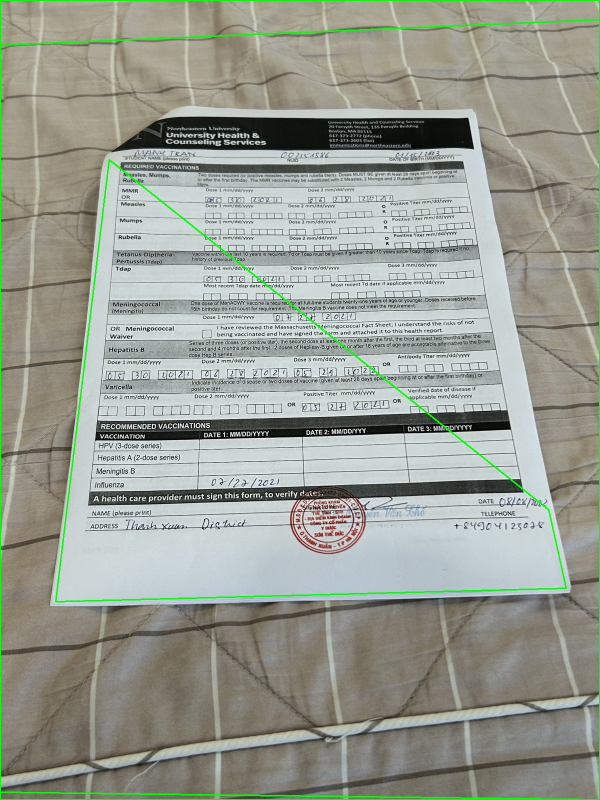
#> input picture debug_all_candidates.jpg, 1200 x 1600 px (shown at 1/2 size)
$ python -i contour.py   (imports and definitions only)
#> lines starting #> are read from the running program, lines starting #| are printed output that depends on the picture; after the words box and inside, x2 and y2 are one past the last pixel; in counts of white or black regions, pixels touching at a corner belong together
#> further down, picture is the input picture: shape (1600, 1200, 3); mean B, G, R 146.3, 156.8, 151.8
import numpy as np
import cv2
import pillow_heif
import sys
import argparse
import tkinter as tk
from tkinter import filedialog
from pathlib import Path

# [7 lines left out: function resize_img, not called in this run]

def preprocess(image):
    gray = cv2.cvtColor(image, cv2.COLOR_BGR2GRAY)
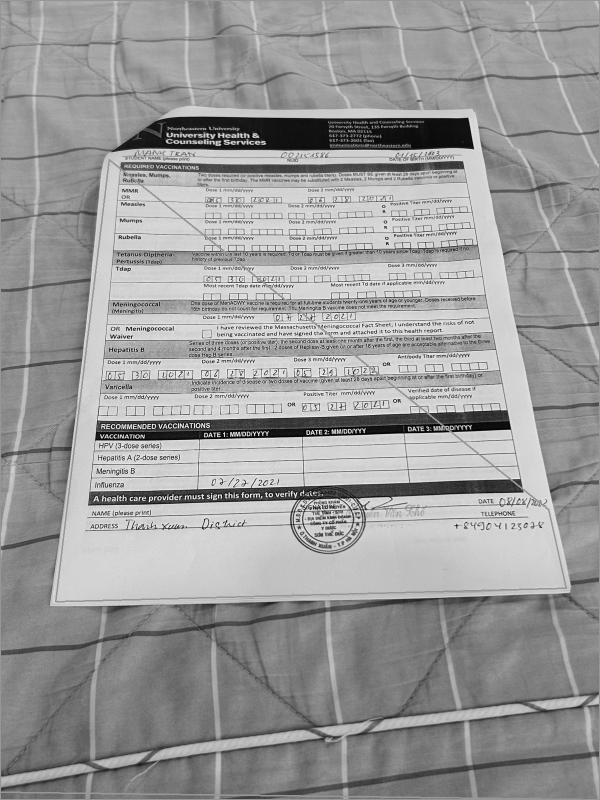
#> gray: shape (1600, 1200) (shown at 1/2 size); min 0, max 255, mean 154
    invGamma = 1.0 / 0.3
    table = np.array([((i / 255.0) ** invGamma) * 255 for i in np.arange(0, 256)]).astype("uint8")

    # apply gamma correction using the lookup table
    gray = cv2.LUT(gray, table)
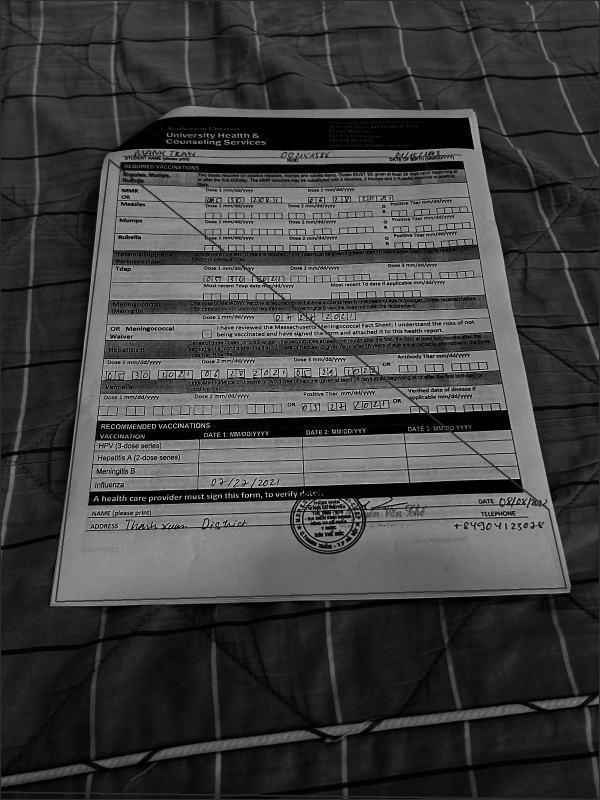
#> gray: shape (1600, 1200) (shown at 1/2 size); min 0, max 255, mean 64
    cv2.imwrite('output/gray.png', gray)
    ret,thresh = cv2.threshold(gray,80,255,cv2.THRESH_BINARY)
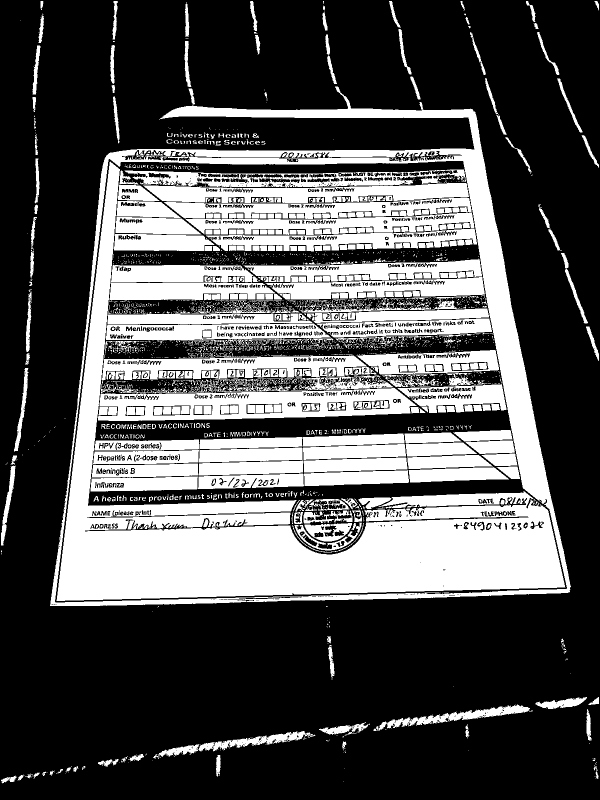
#> thresh: shape (1600, 1200) (shown at 1/2 size); 32.7% white; 2997 white regions (2409 under 20 px), largest, box (x1, y1, x2, y2) and area: (113, 323, 1131, 1202) 185174, (100, 173, 1142, 1212) 75994, (196, 776, 834, 842) 22868
    output = image.copy()
    cv2.imwrite('output/thresh.png', thresh)
    # [5 lines of commented-out code are left out]
    return thresh

# [12 lines left out: function detect_contours, not called in this run]

def draw_contours(image, contours, output):
    cv2.drawContours(image, contours, -1, (0, 255, 0), 3)
    cv2.imwrite(output, image)

# [148 lines left out: functions detect_doc_contour, detect_corners, draw_corners, warp, select_image_file, get_image_path and 2 more, not called in this run]

# [2 lines not run here, left out]

>>> import cv2
>>> picture = cv2.imread('debug_all_candidates.jpg')
>>> result = preprocess(picture)
